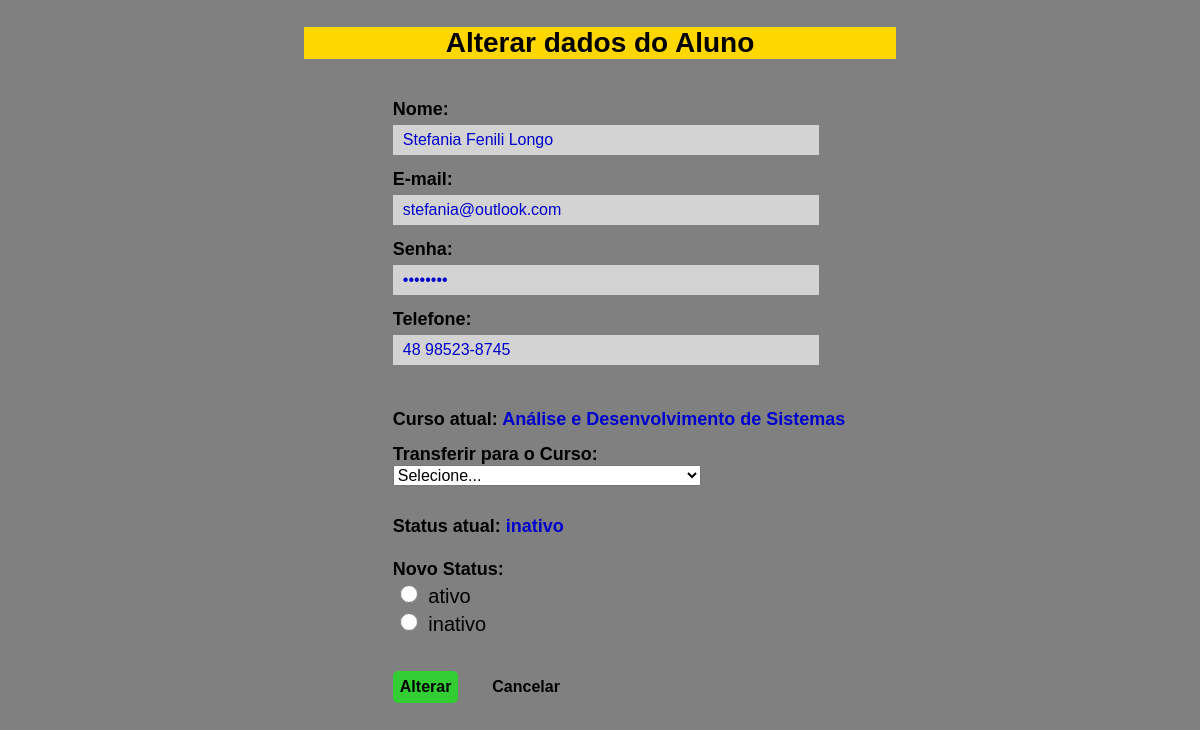
The app's page /Pages/manip_students_edit.php?id=45 with its own data.
### tables this page shows
CREATE TABLE `student` (
  `id` int(10) NOT NULL,
  `name` varchar(255) NOT NULL,
  `email` varchar(255) NOT NULL,
  `password` char(8) NOT NULL,
  `phone` varchar(15) NOT NULL,
  `course` varchar(255) NOT NULL,
  `status` varchar(8) NOT NULL,
  `created_at` timestamp NOT NULL DEFAULT current_timestamp(),
  `updated_at` timestamp NOT NULL DEFAULT current_timestamp()
);

### DataBase/Connection.php (called while the page is built)
<?php
abstract class Connection {
    protected function connectDB() {
        try {
            return $connect = new PDO("mysql:host=localhost;dbname=RA211512755", "root", "");
        } catch(PDOException $e) {
            return $e->getMessage();
        }
    }
}

### Class/Student.php (called while the page is built, shortened)
<?php
require_once ('../DataBase/Connection.php');
class Student extends Connection {
    public $conn;
    public function __construct(){
        $this->conn = $this->connectDB();
    }
    public function rescueStudent($id) {
        $this->id=$id;
        try {
            $sql = "SELECT * FROM student WHERE id = :ID";
            $stmt = $this->conn->prepare($sql);
            $stmt->bindParam(':ID', $this->id);
            $stmt->execute();
            $results = $stmt->fetchAll(PDO::FETCH_ASSOC);
            return $results[0];
        }catch(PDOException $e) {
            echo 'Error: ' . $e->getMessage();
        }
    }
}
?>

### Pages/manip_students_edit.php (the view, shortened to what this page needs)
<!DOCTYPE html>
<html lang="pt-br">
    <head>
    </head>
    <?php
    include_once ('../Class/Student.php');
    $id=$_GET["id"];
    $students = new Student();
    $student = $students->rescueStudent($id);
    ?>
    <body>
    <div class="formulario">
    <h1>Alterar dados do Aluno</h1>
    <form action="controller_student_edit.php" method="POST">
    <p> <label for="name">Nome:</label></br>
        <input type="text" id="name" name="name" value="<?=$student['name']?>" required> </p>
    <p> <label for="email">E-mail:</label></br>
        <input type="email" id="email" name="email" value="<?=$student['email']?>"  required> </p>
    <p> <label for="password">Senha:</label></br>
        <input type="password" id="password" name="password" value="<?=$student['password']?>" required> </p>
    <p> <label for="phone">Telefone:</label></br>
        <input type="tel" id="phone" name="phone" pattern="[0-9]{2} [0-9]{5}-[0-9]{4}" value="<?=$student['phone']?>" required> </p><br>
        <p><span class="text">Curso atual: </span><span class="text_course"> <?=$student['course']?></span> </p>
        <p> <label for="course"> Transferir para o Curso: </label></br>
            <select class="listaCursos" name='course' id='course' required>
                <option> Selecione...</option>
    </select><br><br>
    <p><span class="text">Status atual: </span><span class="text_course"> <?=$student['status']?></span> </p>
    <p class="text_radio"> <label for="status">Novo Status:</label></br>
        <input class="radio" type="radio" name="status" value="ativo" required> ativo
        </br><input class="radio" type="radio" name="status" value="inativo"/> inativo </p>
    <p> <button type="submit">Alterar</button>
    <a href="page_students.php">Cancelar</a> </p>
    </form>
    </div>
    </body>
    </html>

### Pages/manip_students_edit.php (style rules this page uses)
body { font-size: 14px; background-color: gray; font-family: Arial, Helvetica, sans-serif; text-align:center; }
.formulario { display:inline-block; width:50%; }
h1 { background-color:#FFD700;margin-bottom:40px }
.text_course { font-size:18px; font-weight:bold; color:#0000CD; }
.text { font-size:18px; font-weight:bold; }
form { width:100%;text-align:left; margin-left:15% }
input { width:70%; height: 28px; font-size:16px; color:#0000CD; padding-left:10px; margin-top:5px; background-color:#D3D3D3; border:0 none; }
.radio { width:22px; height:18px }
.text_radio { font-size:20px; }
label { font-size:18px; font-weight:bold; }
.listaCursos { font-size:16px; }
a { text-decoration: none; font-size: 16px; color:black; margin-left: 30px; font-weight: bold }
button { background:#32CD32; border:0 none; border-radius: 5px; font-weight: bold; font-size: 16px; margin-top:15px; padding:7px; }

### records on screen
student: name "Stefania Fenili Longo", email "stefania@outlook.com", phone "48 98523-8745", course "Análise e Desenvolvimento de Sistemas", status "inativo"
